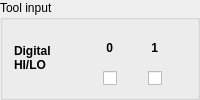
               <widget class="QGroupBox" name="groupToolin">
                <property name="sizePolicy">
                 <sizepolicy hsizetype="Fixed" vsizetype="Preferred">
                  <horstretch>0</horstretch>
                  <verstretch>0</verstretch>
                 </sizepolicy>
                </property>
                <property name="minimumSize">
                 <size>
                  <width>150</width>
                  <height>0</height>
                 </size>
                </property>
                <property name="title">
                 <string>Tool input</string>
                </property>
                <layout class="QHBoxLayout" name="horizontalLayout_16">
                 <item>
                  <layout class="QHBoxLayout" name="horizontalLayout_15">
                   <item>
                    <widget class="QLabel" name="label_37">
                     <property name="font">
                      <font>
                       <pointsize>9</pointsize>
                       <weight>75</weight>
                       <bold>true</bold>
                      </font>
                     </property>
                     <property name="text">
                      <string>Digital&lt;br&gt; HI/LO</string>
                     </property>
                    </widget>
                   </item>
                   <item>
                    <layout class="QGridLayout" name="gridLayout_15">
                     <item row="0" column="0">
                      <widget class="QLabel" name="label_38">
                       <property name="font">
                        <font>
                         <weight>75</weight>
                         <bold>true</bold>
                        </font>
                       </property>
                       <property name="text">
                        <string> 0</string>
                       </property>
                      </widget>
                     </item>
                     <item row="0" column="1">
                      <widget class="QLabel" name="label_39">
                       <property name="font">
                        <font>
                         <weight>75</weight>
                         <bold>true</bold>
                        </font>
                       </property>
                       <property name="text">
                        <string> 1</string>
                       </property>
                      </widget>
                     </item>
                     <item row="1" column="0">
                      <widget class="QCheckBox" name="checkToolin0">
                       <property name="text">
                        <string/>
                       </property>
                      </widget>
                     </item>
                     <item row="1" column="1">
                      <widget class="QCheckBox" name="checkToolin1">
                       <property name="text">
                        <string/>
                       </property>
                      </widget>
                     </item>
                    </layout>
                   </item>
                  </layout>
                 </item>
                </layout>
               </widget>
